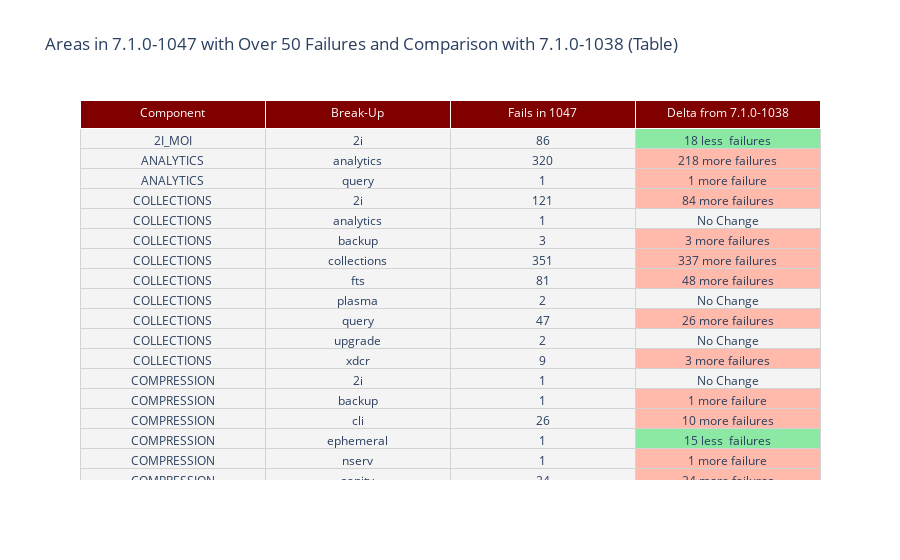

The code cell stored with this chart in its notebook:
### Markdown cell above
Below is a table and a bar graph that display information about the components with 50 or more failures across all areas and compares the information to that of the previous weekly build.

### Code cell
if sortdf50 != []:
    cell50_colors = ['#F4F4F4', '#F4F4F4', '#F4F4F4']
    delta50_colors = []
    delta50_text = []

    for i in range(0, len(data_table_50)):
        delta_i = data_table_50.LastFailed.iloc[i] - data_table_50.CurrentFailed.iloc[i]
        if delta_i < 0:
            delta50_colors.append('#FFBAAB')
            delta50_text.append(str(abs(delta_i)) + ' more failures' if delta_i < -1 else str(abs(delta_i)) + ' more failure')
        elif delta_i == 0:
            delta50_colors.append("#F4F4F4")
            delta50_text.append("No Change")
        else:
            delta50_colors.append('#8BE9A3')
            delta50_text.append(str(delta_i) + ' less  failures' if delta_i > 1 else str(delta_i) + ' less failure')

    cell50_colors.append(delta50_colors)

    old_table_50 = go.Figure(data=[go.Table(
        header = dict(values=["Component", "Break-Up", f'Fails in {current_build}', f'Delta from {weekly_builds[1]}'], fill_color="maroon", font=dict(color="white")),
        cells = dict(values=[data_table_50.component, data_table_50.area, data_table_50.CurrentFailed, delta50_text], fill_color=cell50_colors, line_color="lightgray")
    )])

    table_50 = go.Figure(data=[go.Table(
        header = dict(values=sorted_dt50_components, fill_color="maroon", font=dict(color="white")),
        cells = dict(values=final_data, fill_color="#F4F4F4", line_color="lightgray", height=50)
    )])

    old_table_50.update_layout(height=700, title=f"Areas in {weekly_builds[0]} with Over 50 Failures and Comparison with {weekly_builds[1]} (Table)")
    old_table_50.show()
else:
    print("No components over 50 failures")

### Figure 1 — Plotly figure (JSON) as saved in the notebook; plotly's stock layout.template omitted (floating-point values rounded to 4 significant figures; data arrays with more than 128 entries replaced by an {"elided": "..."} marker saying what was removed)
{"data": [{"cells": {"fill": {"color": ["#F4F4F4", "#F4F4F4", "#F4F4F4", ["#8BE9A3", "#FFBAAB", "#FFBAAB", "#FFBAAB", "#F4F4F4", "#FFBAAB", "#FFBAAB", "#FFBAAB", "#F4F4F4", "#FFBAAB", "#F4F4F4", "#FFBAAB", "#F4F4F4", "#FFBAAB", "#FFBAAB", "#8BE9A3", "#FFBAAB", "#FFBAAB", "#F4F4F4", "#FFBAAB", "#FFBAAB", "#FFBAAB", "#FFBAAB", "#FFBAAB", "#FFBAAB", "#FFBAAB", "#FFBAAB", "#FFBAAB", "#FFBAAB", "#FFBAAB", "#FFBAAB", "#FFBAAB", "#F4F4F4", "#FFBAAB", "#FFBAAB", "#8BE9A3", "#FFBAAB", "#FFBAAB", "#FFBAAB", "#8BE9A3", "#F4F4F4", "#FFBAAB", "#FFBAAB", "#FFBAAB", "#FFBAAB", "#FFBAAB"]]}, "line": {"color": "lightgray"}, "values": {"elided": "4x46 mixed values"}}, "header": {"fill": {"color": "maroon"}, "font": {"color": "white"}, "values": ["Component", "Break-Up", "Fails in 1047", "Delta from 7.1.0-1038"]}, "type": "table"}], "layout": {"autosize": true, "title": {"text": "Areas in 7.1.0-1047 with Over 50 Failures and Comparison with 7.1.0-1038 (Table)"}}}
